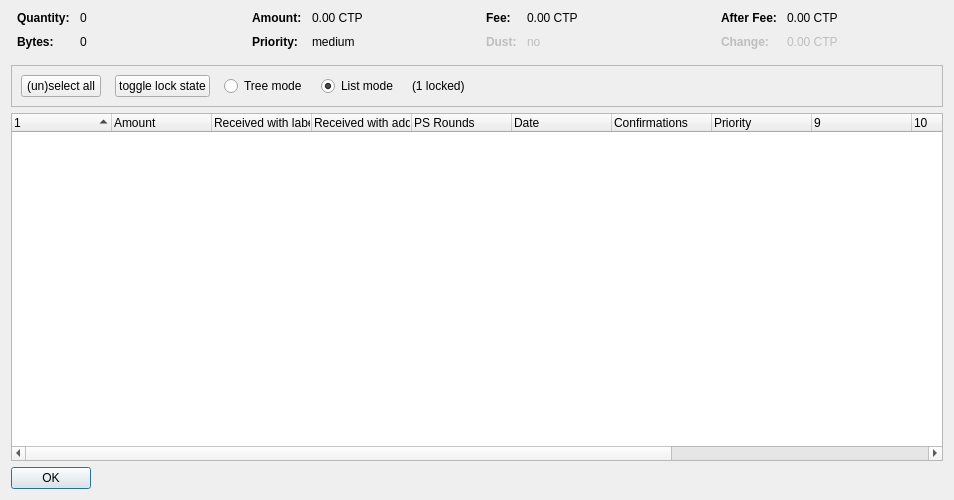
<?xml version="1.0" encoding="UTF-8"?>
<ui version="4.0">
 <class>CoinControlDialog</class>
 <widget class="QDialog" name="CoinControlDialog">
  <property name="geometry">
   <rect>
    <x>0</x>
    <y>0</y>
    <width>954</width>
    <height>500</height>
   </rect>
  </property>
  <property name="windowTitle">
   <string>Coin Selection</string>
  </property>
  <layout class="QVBoxLayout" name="verticalLayout">
   <item>
    <layout class="QHBoxLayout" name="horizontalLayoutTop" stretch="0,0,0,0">
     <property name="topMargin">
      <number>0</number>
     </property>
     <property name="bottomMargin">
      <number>10</number>
     </property>
     <item>
      <layout class="QFormLayout" name="formLayoutCoinControl1">
       <property name="horizontalSpacing">
        <number>10</number>
       </property>
       <property name="verticalSpacing">
        <number>10</number>
       </property>
       <property name="leftMargin">
        <number>6</number>
       </property>
       <property name="rightMargin">
        <number>6</number>
       </property>
       <item row="0" column="0">
        <widget class="QLabel" name="labelCoinControlQuantityText">
         <property name="font">
          <font>
           <weight>75</weight>
           <bold>true</bold>
          </font>
         </property>
         <property name="text">
          <string>Quantity:</string>
         </property>
        </widget>
       </item>
       <item row="0" column="1">
        <widget class="QLabel" name="labelCoinControlQuantity">
         <property name="cursor">
          <cursorShape>IBeamCursor</cursorShape>
         </property>
         <property name="contextMenuPolicy">
          <enum>Qt::ActionsContextMenu</enum>
         </property>
         <property name="text">
          <string notr="true">0</string>
         </property>
         <property name="textInteractionFlags">
          <set>Qt::LinksAccessibleByMouse|Qt::TextSelectableByKeyboard|Qt::TextSelectableByMouse</set>
         </property>
        </widget>
       </item>
       <item row="1" column="0">
        <widget class="QLabel" name="labelCoinControlBytesText">
         <property name="font">
          <font>
           <weight>75</weight>
           <bold>true</bold>
          </font>
         </property>
         <property name="text">
          <string>Bytes:</string>
         </property>
        </widget>
       </item>
       <item row="1" column="1">
        <widget class="QLabel" name="labelCoinControlBytes">
         <property name="cursor">
          <cursorShape>IBeamCursor</cursorShape>
         </property>
         <property name="contextMenuPolicy">
          <enum>Qt::ActionsContextMenu</enum>
         </property>
         <property name="text">
          <string notr="true">0</string>
         </property>
         <property name="textInteractionFlags">
          <set>Qt::LinksAccessibleByMouse|Qt::TextSelectableByKeyboard|Qt::TextSelectableByMouse</set>
         </property>
        </widget>
       </item>
      </layout>
     </item>
     <item>
      <layout class="QFormLayout" name="formLayoutCoinControl2">
       <property name="horizontalSpacing">
        <number>10</number>
       </property>
       <property name="verticalSpacing">
        <number>10</number>
       </property>
       <property name="leftMargin">
        <number>6</number>
       </property>
       <property name="rightMargin">
        <number>6</number>
       </property>
       <item row="0" column="0">
        <widget class="QLabel" name="labelCoinControlAmountText">
         <property name="font">
          <font>
           <weight>75</weight>
           <bold>true</bold>
          </font>
         </property>
         <property name="text">
          <string>Amount:</string>
         </property>
        </widget>
       </item>
       <item row="0" column="1">
        <widget class="QLabel" name="labelCoinControlAmount">
         <property name="cursor">
          <cursorShape>IBeamCursor</cursorShape>
         </property>
         <property name="contextMenuPolicy">
          <enum>Qt::ActionsContextMenu</enum>
         </property>
         <property name="text">
          <string notr="true">0.00 CTP</string>
         </property>
         <property name="textInteractionFlags">
          <set>Qt::LinksAccessibleByMouse|Qt::TextSelectableByKeyboard|Qt::TextSelectableByMouse</set>
         </property>
        </widget>
       </item>
       <item row="1" column="0">
        <widget class="QLabel" name="labelCoinControlPriorityText">
         <property name="font">
          <font>
           <weight>75</weight>
           <bold>true</bold>
          </font>
         </property>
         <property name="text">
          <string>Priority:</string>
         </property>
        </widget>
       </item>
       <item row="1" column="1">
        <widget class="QLabel" name="labelCoinControlPriority">
         <property name="cursor">
          <cursorShape>IBeamCursor</cursorShape>
         </property>
         <property name="contextMenuPolicy">
          <enum>Qt::ActionsContextMenu</enum>
         </property>
         <property name="text">
          <string>medium</string>
         </property>
         <property name="textInteractionFlags">
          <set>Qt::LinksAccessibleByMouse|Qt::TextSelectableByKeyboard|Qt::TextSelectableByMouse</set>
         </property>
        </widget>
       </item>
      </layout>
     </item>
     <item>
      <layout class="QFormLayout" name="formLayoutCoinControl3">
       <property name="horizontalSpacing">
        <number>10</number>
       </property>
       <property name="verticalSpacing">
        <number>10</number>
       </property>
       <property name="leftMargin">
        <number>6</number>
       </property>
       <property name="rightMargin">
        <number>6</number>
       </property>
       <item row="0" column="0">
        <widget class="QLabel" name="labelCoinControlFeeText">
         <property name="font">
          <font>
           <weight>75</weight>
           <bold>true</bold>
          </font>
         </property>
         <property name="text">
          <string>Fee:</string>
         </property>
        </widget>
       </item>
       <item row="0" column="1">
        <widget class="QLabel" name="labelCoinControlFee">
         <property name="cursor">
          <cursorShape>IBeamCursor</cursorShape>
         </property>
         <property name="contextMenuPolicy">
          <enum>Qt::ActionsContextMenu</enum>
         </property>
         <property name="text">
          <string notr="true">0.00 CTP</string>
         </property>
         <property name="textInteractionFlags">
          <set>Qt::LinksAccessibleByMouse|Qt::TextSelectableByKeyboard|Qt::TextSelectableByMouse</set>
         </property>
        </widget>
       </item>
       <item row="1" column="0">
        <widget class="QLabel" name="labelCoinControlLowOutputText">
         <property name="enabled">
          <bool>false</bool>
         </property>
         <property name="font">
          <font>
           <weight>75</weight>
           <bold>true</bold>
          </font>
         </property>
         <property name="text">
          <string>Dust:</string>
         </property>
        </widget>
       </item>
       <item row="1" column="1">
        <widget class="QLabel" name="labelCoinControlLowOutput">
         <property name="enabled">
          <bool>false</bool>
         </property>
         <property name="cursor">
          <cursorShape>IBeamCursor</cursorShape>
         </property>
         <property name="contextMenuPolicy">
          <enum>Qt::ActionsContextMenu</enum>
         </property>
         <property name="text">
          <string>no</string>
         </property>
         <property name="textInteractionFlags">
          <set>Qt::LinksAccessibleByMouse|Qt::TextSelectableByKeyboard|Qt::TextSelectableByMouse</set>
         </property>
        </widget>
       </item>
      </layout>
     </item>
     <item>
      <layout class="QFormLayout" name="formLayoutCoinControl4">
       <property name="horizontalSpacing">
        <number>10</number>
       </property>
       <property name="verticalSpacing">
        <number>10</number>
       </property>
       <property name="leftMargin">
        <number>6</number>
       </property>
       <property name="rightMargin">
        <number>6</number>
       </property>
       <item row="0" column="0">
        <widget class="QLabel" name="labelCoinControlAfterFeeText">
         <property name="font">
          <font>
           <weight>75</weight>
           <bold>true</bold>
          </font>
         </property>
         <property name="text">
          <string>After Fee:</string>
         </property>
        </widget>
       </item>
       <item row="0" column="1">
        <widget class="QLabel" name="labelCoinControlAfterFee">
         <property name="cursor">
          <cursorShape>IBeamCursor</cursorShape>
         </property>
         <property name="contextMenuPolicy">
          <enum>Qt::ActionsContextMenu</enum>
         </property>
         <property name="text">
          <string notr="true">0.00 CTP</string>
         </property>
         <property name="textInteractionFlags">
          <set>Qt::LinksAccessibleByMouse|Qt::TextSelectableByKeyboard|Qt::TextSelectableByMouse</set>
         </property>
        </widget>
       </item>
       <item row="1" column="0">
        <widget class="QLabel" name="labelCoinControlChangeText">
         <property name="enabled">
          <bool>false</bool>
         </property>
         <property name="font">
          <font>
           <weight>75</weight>
           <bold>true</bold>
          </font>
         </property>
         <property name="text">
          <string>Change:</string>
         </property>
        </widget>
       </item>
       <item row="1" column="1">
        <widget class="QLabel" name="labelCoinControlChange">
         <property name="enabled">
          <bool>false</bool>
         </property>
         <property name="cursor">
          <cursorShape>IBeamCursor</cursorShape>
         </property>
         <property name="contextMenuPolicy">
          <enum>Qt::ActionsContextMenu</enum>
         </property>
         <property name="text">
          <string notr="true">0.00 CTP</string>
         </property>
         <property name="textInteractionFlags">
          <set>Qt::LinksAccessibleByMouse|Qt::TextSelectableByKeyboard|Qt::TextSelectableByMouse</set>
         </property>
        </widget>
       </item>
      </layout>
     </item>
    </layout>
   </item>
   <item>
    <widget class="QFrame" name="frame">
     <property name="minimumSize">
      <size>
       <width>0</width>
       <height>40</height>
      </size>
     </property>
     <property name="frameShape">
      <enum>QFrame::StyledPanel</enum>
     </property>
     <property name="frameShadow">
      <enum>QFrame::Sunken</enum>
     </property>
     <layout class="QHBoxLayout" name="horizontalLayout">
      <item>
       <layout class="QHBoxLayout" name="horizontalLayoutPanel" stretch="0,0,0,0,0,0">
        <property name="spacing">
         <number>14</number>
        </property>
        <item>
         <widget class="QPushButton" name="pushButtonSelectAll">
          <property name="sizePolicy">
           <sizepolicy hsizetype="Maximum" vsizetype="Fixed">
            <horstretch>0</horstretch>
            <verstretch>0</verstretch>
           </sizepolicy>
          </property>
          <property name="text">
           <string>(un)select all</string>
          </property>
          <property name="autoDefault">
           <bool>false</bool>
          </property>
         </widget>
        </item>
        <item>
         <widget class="QPushButton" name="pushButtonToggleLock">
          <property name="sizePolicy">
           <sizepolicy hsizetype="Maximum" vsizetype="Fixed">
            <horstretch>0</horstretch>
            <verstretch>0</verstretch>
           </sizepolicy>
          </property>
          <property name="text">
           <string>toggle lock state</string>
          </property>
          <property name="autoDefault">
           <bool>false</bool>
          </property>
         </widget>
        </item>
        <item>
         <widget class="QRadioButton" name="radioTreeMode">
          <property name="sizePolicy">
           <sizepolicy hsizetype="Maximum" vsizetype="Fixed">
            <horstretch>0</horstretch>
            <verstretch>0</verstretch>
           </sizepolicy>
          </property>
          <property name="text">
           <string>Tree mode</string>
          </property>
         </widget>
        </item>
        <item>
         <widget class="QRadioButton" name="radioListMode">
          <property name="sizePolicy">
           <sizepolicy hsizetype="Maximum" vsizetype="Fixed">
            <horstretch>0</horstretch>
            <verstretch>0</verstretch>
           </sizepolicy>
          </property>
          <property name="text">
           <string>List mode</string>
          </property>
          <property name="checked">
           <bool>true</bool>
          </property>
         </widget>
        </item>
        <item>
         <widget class="QLabel" name="labelLocked">
          <property name="text">
           <string>(1 locked)</string>
          </property>
         </widget>
        </item>
        <item>
         <spacer name="horizontalSpacer">
          <property name="orientation">
           <enum>Qt::Horizontal</enum>
          </property>
          <property name="sizeHint" stdset="0">
           <size>
            <width>40</width>
            <height>20</height>
           </size>
          </property>
         </spacer>
        </item>
       </layout>
      </item>
     </layout>
    </widget>
   </item>
   <item>
    <widget class="CoinControlTreeWidget" name="treeWidget">
     <property name="contextMenuPolicy">
      <enum>Qt::CustomContextMenu</enum>
     </property>
     <property name="sortingEnabled">
      <bool>false</bool>
     </property>
     <property name="columnCount">
      <number>13</number>
     </property>
     <attribute name="headerShowSortIndicator" stdset="0">
      <bool>true</bool>
     </attribute>
     <attribute name="headerStretchLastSection">
      <bool>false</bool>
     </attribute>
     <column>
      <property name="text">
       <string/>
      </property>
     </column>
     <column>
      <property name="text">
       <string>Amount</string>
      </property>
     </column>
     <column>
      <property name="text">
       <string>Received with label</string>
      </property>
     </column>
     <column>
      <property name="text">
       <string>Received with address</string>
      </property>
     </column>
     <column>
      <property name="text">
       <string>PS Rounds</string>
      </property>
     </column>
     <column>
      <property name="text">
       <string>Date</string>
      </property>
     </column>
     <column>
      <property name="text">
       <string>Confirmations</string>
      </property>
      <property name="toolTip">
       <string>Confirmed</string>
      </property>
     </column>
     <column>
      <property name="text">
       <string>Priority</string>
      </property>
     </column>
     <column>
      <property name="text">
       <string/>
      </property>
     </column>
     <column>
      <property name="text">
       <string/>
      </property>
     </column>
     <column>
      <property name="text">
       <string/>
      </property>
     </column>
     <column>
      <property name="text">
       <string/>
      </property>
     </column>
     <column>
      <property name="text">
       <string/>
      </property>
     </column>
    </widget>
   </item>
   <item>
    <widget class="QDialogButtonBox" name="buttonBox">
     <property name="sizePolicy">
      <sizepolicy hsizetype="Maximum" vsizetype="Fixed">
       <horstretch>0</horstretch>
       <verstretch>0</verstretch>
      </sizepolicy>
     </property>
     <property name="orientation">
      <enum>Qt::Horizontal</enum>
     </property>
     <property name="standardButtons">
      <set>QDialogButtonBox::Ok</set>
     </property>
    </widget>
   </item>
  </layout>
 </widget>
 <customwidgets>
  <customwidget>
   <class>CoinControlTreeWidget</class>
   <extends>QTreeWidget</extends>
   <header>coincontroltreewidget.h</header>
  </customwidget>
 </customwidgets>
 <resources/>
 <connections/>
</ui>
